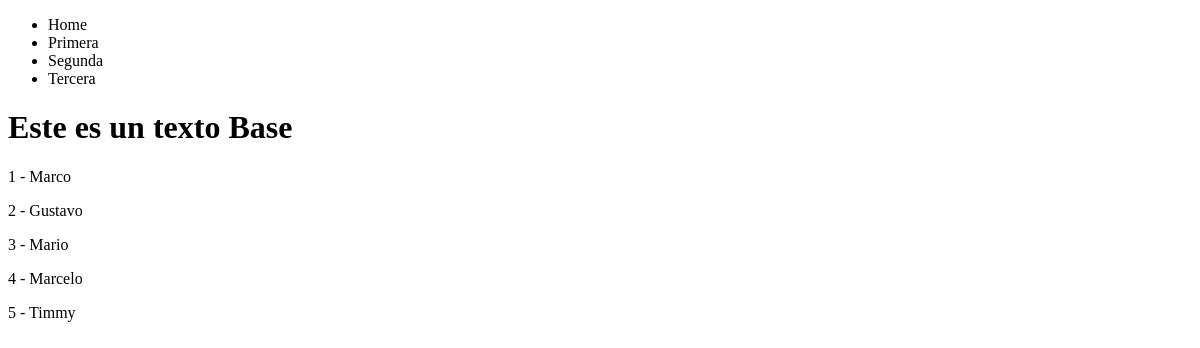
The app's page /personas/, older data.
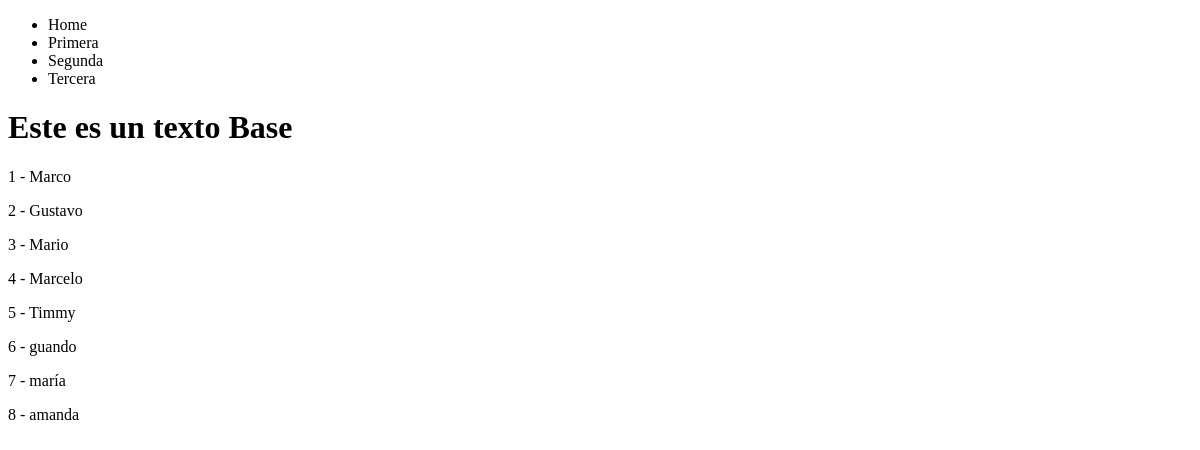
The same page, newer data.
### personas/models.py (models this page shows)
class Persona(models.Model):
    nombre = models.CharField(max_length = 100)
    apellidos = models.CharField(max_length = 100)
    edad = models.DecimalField(max_digits=3,decimal_places=0)
    donador = models.BooleanField(default=True)

### personas/views.py (the view)
# urls.py: path('personas/', personasListView, name='listing'),
def personasListView(request) :
    queryset = Persona.objects.all()
    context = {
        'objectList' : queryset,
    }
    return render(request, 'personas/personasLista.html', context)

### personas/templates/personas/personasLista.html
{% extends 'base.html' %}
{% block content %}
{% for instance in objectList %}
    <p>{{ instance.id }} - {{ instance.nombre }}</p>
{% endfor %}
{% endblock %}

### templates/base.html (shortened to what this page needs)
<!DOCTYPE html>
<html lang="en">
<head>
</head>
<body>
    {% include 'nav.html' %}
    <h1>Este es un texto Base</h1>
    {% block content %}{% endblock %}
</body>
</html>

### templates/nav.html
<nav>
    <ul>
        <li>Home</li>
        <li>Primera</li>
        <li>Segunda</li>
        <li>Tercera</li>
    </ul>
</nav>

Row changes from the older to the newer data that the page shows:
added Persona: id "6", nombre "guando"
added Persona: id "7", nombre "maría"
added Persona: id "8", nombre "amanda"
